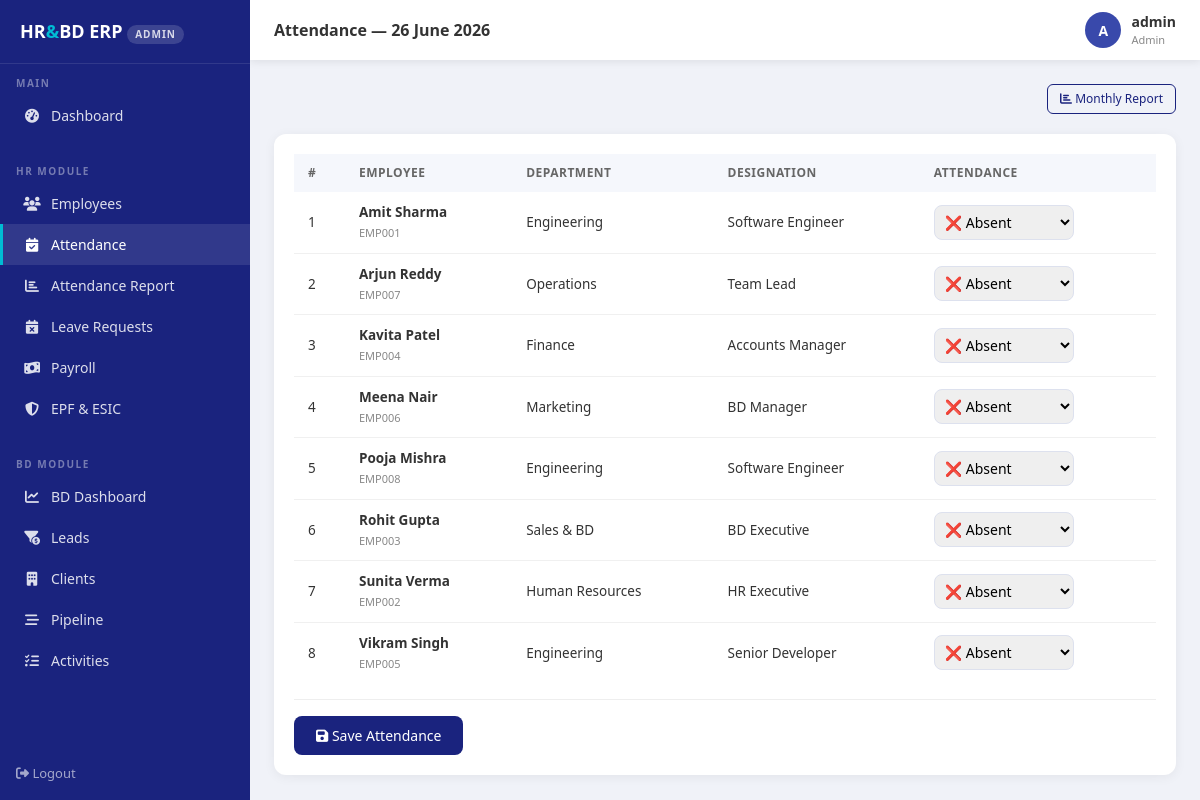
The app's page /attendance (signed in) with its own data.
### app/models/models.py (models this page shows, shortened)
class User(UserMixin, db.Model):
    __tablename__ = 'users'
    id            = db.Column(db.Integer, primary_key=True)
    username      = db.Column(db.String(80),  unique=True, nullable=False)
    email         = db.Column(db.String(120), unique=True, nullable=False)
    password_hash = db.Column(db.String(256))
    role          = db.Column(db.String(20),  default='employee')
    employee_id   = db.Column(db.Integer, db.ForeignKey('employees.id'), nullable=True)
    is_active     = db.Column(db.Boolean, default=True)
    created_at    = db.Column(db.DateTime, default=datetime.utcnow)

class Employee(db.Model):
    __tablename__ = 'employees'
    id              = db.Column(db.Integer, primary_key=True)
    employee_code   = db.Column(db.String(20),  unique=True, nullable=False)
    first_name      = db.Column(db.String(50),  nullable=False)
    last_name       = db.Column(db.String(50),  nullable=False)
    email           = db.Column(db.String(120), unique=True, nullable=False)
    phone           = db.Column(db.String(15))
    date_of_birth   = db.Column(db.Date)
    gender          = db.Column(db.String(10))
    address         = db.Column(db.Text)
    department_id   = db.Column(db.Integer, db.ForeignKey('departments.id'))
    designation_id  = db.Column(db.Integer, db.ForeignKey('designations.id'))
    joining_date    = db.Column(db.Date, nullable=False)
    employment_type = db.Column(db.String(20), default='full_time')
    status          = db.Column(db.String(20), default='active')
    basic_salary       = db.Column(db.Float, default=0.0)
    hra                = db.Column(db.Float, default=0.0)
    special_allowance  = db.Column(db.Float, default=0.0)
    travel_allowance   = db.Column(db.Float, default=0.0)
    uan_number      = db.Column(db.String(20))   # EPF Universal Account Number
    esic_ip_number  = db.Column(db.String(20))   # ESIC Insured Person Number
    epf_applicable  = db.Column(db.Boolean, default=True)
    esic_applicable = db.Column(db.Boolean, default=True)
    pan_number      = db.Column(db.String(10))
    aadhaar_number  = db.Column(db.String(12))
    created_at      = db.Column(db.DateTime, default=datetime.utcnow)
    leave_requests    = db.relationship('LeaveRequest', backref='employee', lazy=True)
    attendance_records= db.relationship('Attendance',   backref='employee', lazy=True)
    payroll_records   = db.relationship('Payroll',      backref='employee', lazy=True)
    @property
    def full_name(self):
        return f'{self.first_name} {self.last_name}'

class Department(db.Model):
    __tablename__ = 'departments'
    id          = db.Column(db.Integer, primary_key=True)
    name        = db.Column(db.String(100), nullable=False)
    description = db.Column(db.Text)
    created_at  = db.Column(db.DateTime, default=datetime.utcnow)
    employees   = db.relationship('Employee', backref='department', lazy=True)

class Designation(db.Model):
    __tablename__ = 'designations'
    id          = db.Column(db.Integer, primary_key=True)
    name        = db.Column(db.String(100), nullable=False)
    description = db.Column(db.Text)
    employees   = db.relationship('Employee', backref='designation', lazy=True)

### app/routes/attendance.py (the view)
@attendance_bp.route('/attendance')
@login_required
@roles_required('admin', 'hr_manager')
def index():
    return render_template('attendance/index.html',
                           employees=_svc.get_active_employees(),
                           attendance_today=_svc.get_today_attendance(),
                           today=date.today())

### app/repositories/attendance_repository.py (called while the page is built)
    def get_by_date(self, target_date: date):
        return Attendance.query.filter_by(date=target_date).all()

### app/repositories/employee_repository.py (called while the page is built)
    def get_all_active(self):
        return Employee.query.filter_by(status='active').order_by(Employee.first_name).all()

### app/services/attendance_service.py (called while the page is built)
    def get_today_attendance(self):
        today   = date.today()
        records = self.attendance_repo.get_by_date(today)
        return {r.employee_id: r for r in records}

    def get_active_employees(self):
        return self.employee_repo.get_all_active()

### app/utils/rbac.py (called while the page is built)
def roles_required(*roles):
    def decorator(f):
        @wraps(f)
        def decorated_function(*args, **kwargs):
            if current_user.role not in roles:
                return render_template('errors/403.html'), 403
            return f(*args, **kwargs)
        return decorated_function
    return decorator

### app/templates/attendance/index.html (shortened to what this page needs)
{% extends "base.html" %}
{% block page_title %}Attendance — {{ today.strftime('%d %B %Y') }}{% endblock %}
{% block content %}
<div style="display:flex;justify-content:space-between;align-items:center;margin-bottom:20px;">
  <a href="{{ url_for('attendance.report') }}" class="btn-sm-outline">
    <i class="fas fa-chart-bar"></i> Monthly Report
  </a>
</div>
<div class="table-card">
  <form method="POST" action="{{ url_for('attendance.mark') }}">
    <table>
      <thead>
        <tr><th>#</th><th>Employee</th><th>Department</th><th>Designation</th><th>Attendance</th></tr>
      </thead>
      <tbody>
        {% for emp in employees %}
        <tr>
          <td>{{ loop.index }}</td>
          <td>
            <b>{{ emp.full_name }}</b><br>
            <span style="font-size:11px;color:#888;">{{ emp.employee_code }}</span>
          </td>
          <td>{{ emp.department.name if emp.department else '—' }}</td>
          <td>{{ emp.designation.name if emp.designation else '—' }}</td>
          <td>
            {% set att = attendance_today.get(emp.id) %}
            <select name="status_{{ emp.id }}" style="width:140px;padding:6px;">
              <option value="absent" {% if att and att.status == 'absent' %}selected{% elif not att %}selected{% endif %}>❌ Absent</option>
            </select>
          </td>
        </tr>
        {% else %}
        <tr><td colspan="5" style="text-align:center;color:#aaa;padding:30px;">No active employees found.</td></tr>
        {% endfor %}
      </tbody>
    </table>
    {% if employees %}
    <div style="margin-top:16px;padding-top:16px;border-top:1px solid #eee;">
      <button type="submit" class="btn-primary-custom"><i class="fas fa-save"></i> Save Attendance</button>
    </div>
    {% endif %}
  </form>
</div>
{% endblock %}

### app/templates/base.html (shortened to what this page needs)
<!DOCTYPE html>
<html lang="en">
<head>
  <link rel="stylesheet" href="https://cdnjs.cloudflare.com/ajax/libs/font-awesome/6.4.0/css/all.min.css">
  <link rel="stylesheet" href="https://cdnjs.cloudflare.com/ajax/libs/bootstrap/5.3.0/css/bootstrap.min.css">
</head>
<body>
<nav class="sidebar">
  <div class="sidebar-brand">
    HR<span>&</span>BD ERP
    <div class="role-badge">{{ current_user.role.replace('_',' ') }}</div>
  </div>
  <div class="sidebar-section">Main</div>
  <ul class="sidebar-menu">
    <li><a href="{{ url_for('dashboard.index') }}"
           class="{{ 'active' if request.endpoint == 'dashboard.index' }}">
      <i class="fas fa-tachometer-alt"></i> Dashboard
    </a></li>
  </ul>
  {% if current_user.role in ('admin', 'hr_manager') %}
  <div class="sidebar-section">HR Module</div>
  <ul class="sidebar-menu">
    <li><a href="{{ url_for('employees.index') }}"
           class="{{ 'active' if 'employees' in request.endpoint }}">
      <i class="fas fa-users"></i> Employees
    </a></li>
    <li><a href="{{ url_for('attendance.index') }}"
           class="{{ 'active' if request.endpoint == 'attendance.index' }}">
      <i class="fas fa-calendar-check"></i> Attendance
    </a></li>
    <li><a href="{{ url_for('attendance.report') }}"
           class="{{ 'active' if request.endpoint == 'attendance.report' }}">
      <i class="fas fa-chart-bar"></i> Attendance Report
    </a></li>
    <li><a href="{{ url_for('leave.index') }}"
           class="{{ 'active' if request.endpoint == 'leave.index' }}">
      <i class="fas fa-calendar-times"></i> Leave Requests
    </a></li>
    <li><a href="{{ url_for('payroll.index') }}"
           class="{{ 'active' if request.endpoint == 'payroll.index' }}">
      <i class="fas fa-money-bill-wave"></i> Payroll
    </a></li>
    <li><a href="{{ url_for('compliance.index') }}"
           class="{{ 'active' if 'compliance' in request.endpoint }}">
      <i class="fas fa-shield-alt"></i> EPF & ESIC
    </a></li>
  </ul>
  {% endif %}
  {% if current_user.role in ('admin', 'bd_manager', 'bd_executive') %}
  <div class="sidebar-section">BD Module</div>
  <ul class="sidebar-menu">
    <li><a href="{{ url_for('bd.index') }}"
           class="{{ 'active' if request.endpoint == 'bd.index' }}">
      <i class="fas fa-chart-line"></i> BD Dashboard
    </a></li>
    <li><a href="{{ url_for('bd.leads') }}"
           class="{{ 'active' if request.endpoint in ['bd.leads','bd.add_lead'] }}">
      <i class="fas fa-funnel-dollar"></i> Leads
    </a></li>
    <li><a href="{{ url_for('bd.clients') }}"
           class="{{ 'active' if request.endpoint in ['bd.clients','bd.add_client'] }}">
      <i class="fas fa-building"></i> Clients
    </a></li>
    <li><a href="{{ url_for('bd.pipeline') }}"
           class="{{ 'active' if 'pipeline' in request.endpoint or 'opportunity' in request.endpoint }}">
      <i class="fas fa-stream"></i> Pipeline
    </a></li>
    <li><a href="{{ url_for('bd.activities') }}"
           class="{{ 'active' if 'activit' in request.endpoint }}">
      <i class="fas fa-tasks"></i> Activities
    </a></li>
  </ul>
  {% endif %}
  <div style="margin-top:auto;padding:16px;">
    <a href="{{ url_for('auth.logout') }}"
       style="color:rgba(255,255,255,0.6);font-size:13px;text-decoration:none;">
      <i class="fas fa-sign-out-alt"></i> Logout
    </a>
  </div>
</nav>
<div class="topbar">
  <div class="topbar-title">{% block page_title %}Dashboard{% endblock %}</div>
  <div class="topbar-user">
    <div class="avatar">{{ current_user.username[0].upper() }}</div>
    <div>
      <div style="font-weight:600;font-size:14px;">{{ current_user.username }}</div>
      <div style="font-size:11px;color:#888;">
        {{ current_user.role.replace('_',' ').title() }}
      </div>
    </div>
  </div>
</div>
<div class="main-content">
  {% block content %}{% endblock %}
</div>
</body>
</html>

### app/templates/base.html (style rules this page uses)
:root { --primary: #1a237e; --primary-light: #3949ab; --accent: #00bcd4; --sidebar-width: 250px; --topbar-h: 60px; --body-bg: #f0f2f8; }
* { box-sizing: border-box; margin: 0; padding: 0; }
body { font-family: 'Segoe UI', sans-serif; background: var(--body-bg); color: #333; }
.sidebar { position: fixed; top: 0; left: 0; width: var(--sidebar-width); height: 100vh; background: var(--primary); display: flex; flex-direction: column; z-index: 1000; overflow-y: auto; }
.sidebar-brand { padding: 18px 20px; border-bottom: 1px solid rgba(255,255,255,0.1); color: white; font-size: 18px; font-weight: 700; }
.sidebar-brand span { color: var(--accent); }
.role-badge { font-size: 10px; background: rgba(255,255,255,0.15); color: rgba(255,255,255,0.8); padding: 2px 8px; border-radius: 10px; margin-top: 4px; display: inline-block; text-transform: uppercase; letter-spacing: 1px; }
.sidebar-section { padding: 12px 16px 4px; font-size: 10px; text-transform: uppercase; letter-spacing: 1.5px; color: rgba(255,255,255,0.4); font-weight: 600; }
.sidebar-menu { list-style: none; padding: 0; }
.sidebar-menu li a { display: flex; align-items: center; gap: 10px; padding: 10px 20px; color: rgba(255,255,255,0.85); text-decoration: none; font-size: 14px; transition: all 0.2s; border-left: 3px solid transparent; }
.sidebar-menu li a:hover, .sidebar-menu li a.active { background: rgba(255,255,255,0.1); color: white; border-left-color: var(--accent); }
.sidebar-menu li a i { width: 18px; text-align: center; }
.topbar { position: fixed; top: 0; left: var(--sidebar-width); right: 0; height: var(--topbar-h); background: white; display: flex; align-items: center; justify-content: space-between; padding: 0 24px; box-shadow: 0 2px 8px rgba(0,0,0,0.08); z-index: 999; }
.topbar-title { font-size: 16px; font-weight: 600; color: #333; }
.topbar-user { display: flex; align-items: center; gap: 10px; font-size: 14px; }
.topbar-user .avatar { width: 36px; height: 36px; background: var(--primary-light); border-radius: 50%; display: flex; align-items: center; justify-content: center; color: white; font-weight: 600; }
.main-content { margin-left: var(--sidebar-width); margin-top: var(--topbar-h); padding: 24px; min-height: calc(100vh - var(--topbar-h)); }
.table-card { background: white; border-radius: 12px; padding: 20px; box-shadow: 0 2px 12px rgba(0,0,0,0.06); }
table { width: 100%; border-collapse: collapse; }
table th { background: #f5f7fc; font-size: 12px; text-transform: uppercase; letter-spacing: 0.5px; color: #666; padding: 10px 14px; }
table td { padding: 10px 14px; font-size: 13.5px; border-bottom: 1px solid #f0f0f0; }
table tbody tr:last-child td { border-bottom: none; }
input, select, textarea { width: 100%; padding: 9px 12px; border: 1px solid #dde1ee; border-radius: 8px; font-size: 14px; outline: none; transition: border 0.2s; }
.btn-primary-custom { background: var(--primary); color: white; border: none; padding: 9px 22px; border-radius: 8px; font-size: 14px; cursor: pointer; font-weight: 500; transition: background 0.2s; }
.btn-sm-outline { background: transparent; border: 1px solid var(--primary); color: var(--primary); padding: 5px 12px; border-radius: 6px; font-size: 12px; cursor: pointer; text-decoration: none; display: inline-block; }

### records on screen
User: role.replace "ADMIN", username "A", username "admin", role.replace "Admin"
Employee: full_name "Amit Sharma", employee_code "EMP001", department "Engineering", designation "Software Engineer", id "❌ Absent"
Employee: full_name "Arjun Reddy", employee_code "EMP007", department "Operations", designation "Team Lead", id "❌ Absent"
Employee: full_name "Kavita Patel", employee_code "EMP004", department "Finance", designation "Accounts Manager", id "❌ Absent"
Employee: full_name "Meena Nair", employee_code "EMP006", department "Marketing", designation "BD Manager", id "❌ Absent"
Employee: full_name "Pooja Mishra", employee_code "EMP008", department "Engineering", designation "Software Engineer", id "❌ Absent"
Employee: full_name "Rohit Gupta", employee_code "EMP003", department "Sales & BD", designation "BD Executive", id "❌ Absent"
Employee: full_name "Sunita Verma", employee_code "EMP002", department "Human Resources", designation "HR Executive", id "❌ Absent"
Employee: full_name "Vikram Singh", employee_code "EMP005", department "Engineering", designation "Senior Developer", id "❌ Absent"
